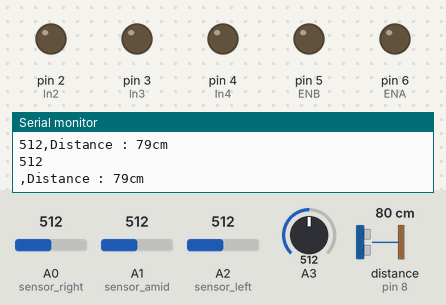
A sketch run on a simulated Arduino Uno, built with avr-gcc and run on an emulated ATmega328P. On the bench: output pins drawn as LEDs (lit = HIGH), the last lines printed to the serial monitor. Wiring (inferred from the names in the program): ultrasonic range finder: trigger pin 9; echo pin 8. The test bench sets the inputs (shaded band); at power-on: A0 (sensor_right) = 512, A3 = 512, A2 (sensor_left) = 512, A1 (sensor_amid) = 512, distance to the obstacle (sensor on pin 8) 80 cm. The echo pulse lasts 58.3 µs per cm; pins used as bus, display or sensor lines are not drawn.

Above: at 1.2 s.
1.3 s: A0 (sensor_right) set to 210
2.8 s: A0 (sensor_right) set to 188
At 3.2 s:
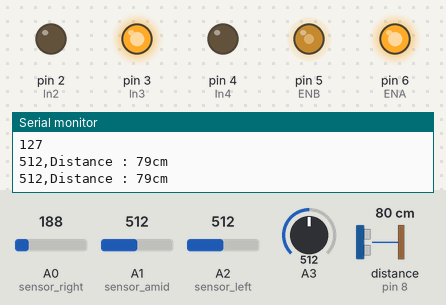
4.3 s: A3 set to 190
At 5.3 s:
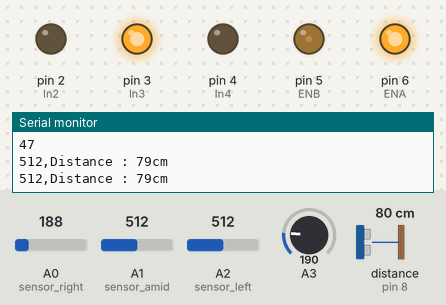
5.8 s: A2 (sensor_left) set to 213
8.8 s: A2 (sensor_left) set to 184
At 9.9 s:
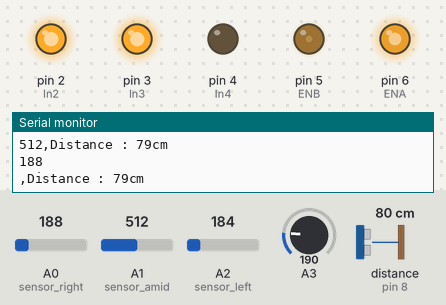
10.3 s: A3 set to 306
At 11.3 s:
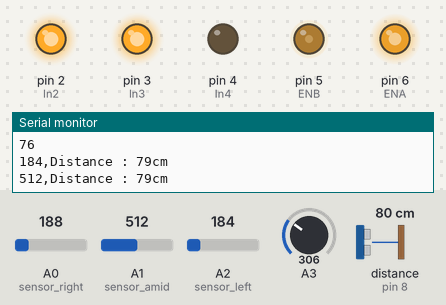
Timing chart, 0 to 12.8 s (numbered marks = the images above; inputs shaded):
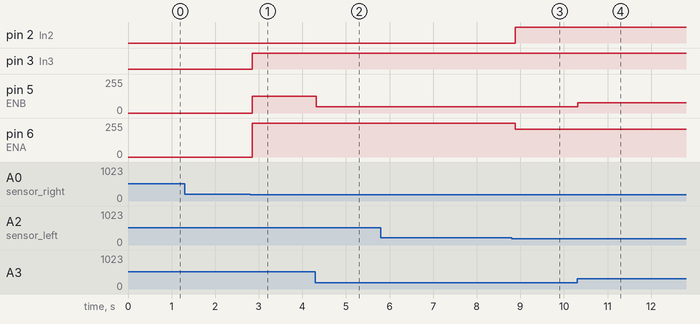

The sketch:

AGV.ino
```cpp
const int In1 = 1;
const int In2 = 2;
const int In3 = 3;
const int In4 = 4;

const int sensor_left= A2;  //左循線感測器宣告
const int sensor_amid= A1;  //中循線感測器宣告
const int sensor_right= A0;  //右循線感測器宣告

const int trig = 9;
const int echo = 8;
const int trigdistance = 12;
long duration, cm, inches;

int SLL; //左循線感測器狀態宣告
int SAA; //中循線感測器狀態宣告
int SRR; //右循線感測器狀態宣告
int ENA = 6; //左馬達
int ENB = 5; //右馬達


void setup() {
  Serial.begin(9600);
  pinMode(In1, OUTPUT);
  pinMode(In2, OUTPUT);
  pinMode(In3, OUTPUT);
  pinMode(In4, OUTPUT);
  pinMode(ENA, OUTPUT);
  pinMode(ENB, OUTPUT);
  pinMode(sensor_left, INPUT);
  pinMode(sensor_amid, INPUT);
  pinMode(sensor_right, INPUT);
  pinMode(trig, OUTPUT);
  pinMode(echo, INPUT);
}

void loop() {

  int pot =analogRead(A3);
  int potvalue = map(pot, 0, 1023, 0 , 255);
  Serial.println(potvalue);
    int SLL = 0 ;
    int SAA = 0 ;
    int SRR = 0 ;
    int SensorStatus=0;

    digitalWrite(trig, LOW);
    delayMicroseconds(500);
    digitalWrite(trig, HIGH);
    delayMicroseconds(1000);
    digitalWrite(trig, LOW);

    pinMode(echo, INPUT);
    duration = pulseIn(echo, HIGH);

    cm = (duration/2) / 29.1;

    SLL=analogRead(A2); //左循線感測器
    Serial.print(SLL); Serial.print(",");Serial.print("Distance : ");Serial.print(cm);Serial.print("cm");Serial.println();
    if(SLL>200){
      SensorStatus=(SensorStatus+4);}

    SAA=analogRead(A1); //中循線感測器
    Serial.print(SAA); Serial.print(",");Serial.print("Distance : ");Serial.print(cm);Serial.print("cm");Serial.println();
    if(SAA>200){
      SensorStatus=(SensorStatus+2);}

    SRR=analogRead(A0); //右循線感測器
    Serial.println(SRR); Serial.print(",");Serial.print("Distance : ");Serial.print(cm);Serial.print("cm");Serial.println();
    if(SRR>200){
      SensorStatus=(SensorStatus+1);}
    Serial.println(SensorStatus);

    if(cm<= trigdistance){
      SensorStatus=(SensorStatus+8);}

  switch(SensorStatus){
    case 0: //白白白
      Serial.println("000");
      car_front();
      break;
    case 1: //白白黑
     Serial.println("001");
      car_right();
      break;
    case 2: //白黑白
     Serial.println("010");
      car_front();
      break;
    case 3: //白黑黑
     Serial.println("011");
      car_right();
      break;
    case 4: //黑白白
     Serial.println("100");
      car_left();
      break;
    //case 5:
     //Serial.print("101");
      //car_stop();
      //break;
    case 6: //黑黑白
     Serial.println("110");
      car_left();
      break;
    case 7: //黑黑黑
     Serial.println("111");
      car_stop();
      break;
    case 8:
      car_stop();
      break;
    case 9:
     car_stop();
     break;
    case 10:
     car_stop();
     break;
    case 11:
     car_stop();
     break;
    case 12:
     car_stop();
     break;
    //case 13:
     //car_stop();
     //break;
    case 14:
     car_stop();
     break;
    case 15:
     car_stop();
     break;
  }
}

void car_front(){
  int pot =analogRead(A3);
  int potvalue = map(pot, 0, 1023, 0 , 255);
  digitalWrite(In1, LOW);
  digitalWrite(In2, HIGH);
  digitalWrite(In3, HIGH);
  digitalWrite(In4, LOW);
  analogWrite(ENA, 210);//左馬達,最低70
  analogWrite(ENB, potvalue);

}
void car_stop(){
  digitalWrite(In1, LOW);
  digitalWrite(In2, LOW);
  digitalWrite(In3, LOW);
  digitalWrite(In4, LOW);
  analogWrite(ENA, 0);//左馬達
  analogWrite(ENB, 0); //右馬達,最低130

}
void car_right(){
  int pot =analogRead(A3);
  int potvalue = map(pot, 0, 1023, 0 , 255);
  digitalWrite(In1, LOW);
  digitalWrite(In2, HIGH);
  digitalWrite(In3, LOW);
  digitalWrite(In4, HIGH);
  analogWrite(ENA, 255);//左馬達,最低70
  analogWrite(ENB, potvalue); //右馬達,最低130

}
void car_left(){
  int pot =analogRead(A3);
  int potvalue = map(pot, 0, 1023, 0 , 255);
  digitalWrite(In1, HIGH);
  digitalWrite(In2, LOW);
  digitalWrite(In3, HIGH);
  digitalWrite(In4, LOW);
  analogWrite(ENA, 255);//左馬達,最低70
  analogWrite(ENB, potvalue); //右馬達,最低130

}
```

Measured:
- the behaviour switches between 201 and 200 on A0 (sensor_right) (found by bisection; images 0 and 1)
- the behaviour switches between 201 and 200 on A2 (sensor_left) (found by bisection; images 2 and 3)
- after the input at 2.8 s, pin 3 (In3): LOW → HIGH after 0.06 s; pin 5 (ENB): 0/255 → 127/255 after 0.06 s; pin 6 (ENA): 0/255 → 255/255 after 0.06 s
- after the input at 4.3 s, pin 5 (ENB): 127/255 → 47/255 at once
- after the input at 8.8 s, pin 2 (In2): LOW → HIGH after 0.08 s; pin 6 (ENA): 255/255 → 210/255 after 0.08 s
- after the input at 10.3 s, pin 5 (ENB): 47/255 → 76/255 at once
